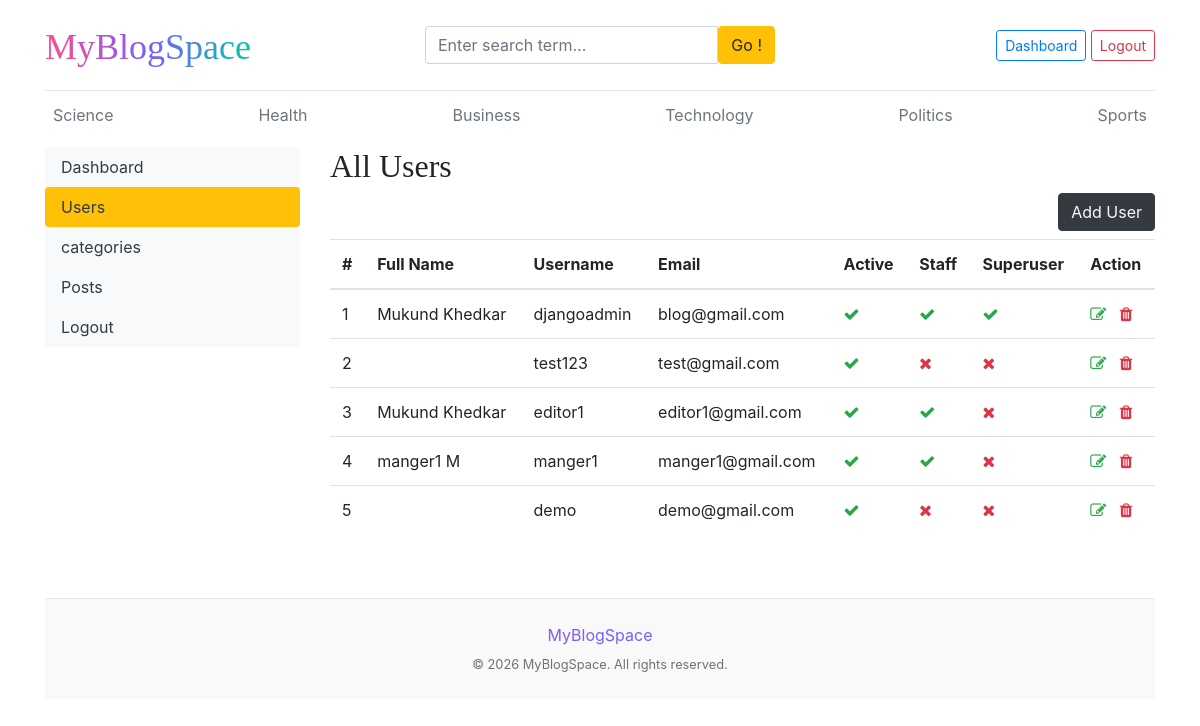
The page /dashboard/users/ (signed in) on the database its author committed.
### blogs/models.py (models this page shows, shortened)
class Category(models.Model):
    category_name = models.CharField(max_length=50, unique=True)
    created_at = models.DateTimeField(auto_now_add=True)
    updated_at = models.DateTimeField(auto_now=True)
    class Meta:
        verbose_name_plural = 'categories'

### dashboards/views.py (the view)
# urls.py: path('users/', views.users, name='users'),
@login_required(login_url='login')
def users(request):
    users = User.objects.all()
    context = {
        'users': users,
    }
    return render(request, 'dashboard/users.html', context)

### blogs/context_processors.py (called while the page is built)
def get_categories(request):
    categories = Category.objects.all()
    return dict(categories=categories)

def get_social_links(request):
    social_links = SocialLink.objects.all()
    return dict(social_links = social_links)

### templates/dashboard/users.html (shortened to what this page needs)
{% extends 'base.html' %}
{% block content %}
<div class="row">
    {% include 'dashboard/sidebar.html' %}
    <div class="col-md-9">
      {% if perms.auth.view_user %}
        <h2>All Users</h2>
        <a href="{% url 'add_user' %}" class="btn btn-dark text-light float-right mb-2">Add User</a>
        <table class="table table-hover">
            <thead>
              <tr>
                <th>#</th>
                <th>Full Name</th>
                <th>Username</th>
                <th>Email</th>
                <th>Active</th>
                <th>Staff</th>
                <th>Superuser</th>
                <th>Action</th>
              </tr>
            </thead>
            <tbody>
            {% for user in users %}
              <tr>
                <td>{{ forloop.counter }}</td>
                <td>{{ user.first_name }} {{ user.last_name }}</td>
                <td>{{ user.username }}</td>
                <td>{{ user.email }}</td>
                <td>{% if user.is_active %}<i class="fa fa-check text-success"></i>{% else %}<i class="fa fa-times text-danger"></i>{% endif %}</td>
                <td>{% if user.is_staff %}<i class="fa fa-check text-success"></i>{% else %}<i class="fa fa-times text-danger"></i>{% endif %}</td>
                <td>{% if user.is_superuser %}<i class="fa fa-check text-success"></i>{% else %}<i class="fa fa-times text-danger"></i>{% endif %}</td>
                <td>
                    <a href="{% url 'edit_user' user.id %}"><i class="fa fa-edit text-success"></i></a>
                    <a href="{% url 'delete_user' user.id %}"><i class="fa fa-trash text-danger"></i></a>
                </td>
              </tr>
            {% endfor %}
            </tbody>
          </table>
        {% endif %}
    </div>
</div>
{% endblock %}

### templates/base.html (shortened to what this page needs)
 {% load static %}
 <!DOCTYPE html>
<html lang="en">
<head>
    <link href="https://getbootstrap.com/docs/4.0/dist/css/bootstrap.min.css" rel="stylesheet">
    <link rel="stylesheet" href="https://cdnjs.cloudflare.com/ajax/libs/font-awesome/4.7.0/css/font-awesome.min.css">
    <link href="{% static 'css/blog.css' %}" rel="stylesheet">
  </head>
<body>
    <div class="container">
      <header class="blog-header py-3">
        <div class="row flex-nowrap justify-content-between align-items-center">
          <div class="col-4 pt-1">
            <a class="blog-header-logo text-decoration-none fw-bold fs-2" href="/"
              style="background: linear-gradient(90deg, #ff4d8d, #7b5cff, #00c9a7);
               -webkit-background-clip: text;
               -webkit-text-fill-color: transparent;">
              MyBlogSpace
            </a>
          </div>
          <div class="col-4">
            <form action="{% url 'search' %}" method="GET">
              <div class="input-group">
                <input class="form-control" type="text" name="keyword" placeholder="Enter search term..." aria-label="Enter search" >
                <button class="btn btn-warning" id="button-search" type="submit">Go !</button>
              </div>
            </form>
          </div>
          <div class="col-4 d-flex justify-content-end align-items-center">
            {% if not user.is_authenticated %}
            <a class="btn btn-sm btn-warning" href="{% url 'login' %}">Login</a> &nbsp;
            <a class="btn btn-sm btn-outline-secondary" href="{% url 'register' %}">Register</a>
            {% else %}
            <span><a href="{% url 'dashboard' %}" class="btn btn-sm btn-outline-primary">Dashboard</a></span>
            <span><a href="{% url 'logout' %}" class="btn btn-sm btn-outline-danger">Logout</a></span>
            {% endif %}
          </div>
        </div>
      </header>
      <div class="nav-scroller py-1 mb-2">
        <nav class="nav d-flex justify-content-between">
          {% for cat in categories %}
          <a class="p-2 text-muted" href="{% url 'posts_by_category' cat.id %}">{{cat.category_name}}</a>
          {% endfor %}
        </nav>
      </div>
{% block content %}
{% endblock %}
  <footer class="blog-footer text-center py-4 mt-5">
  <p class="text-decoration-none fw-bold fs-2 m-0"
     style="background: linear-gradient(90deg, #ff4d8d, #7b5cff, #00c9a7);
     -webkit-background-clip: text;
     -webkit-text-fill-color: transparent;">
     MyBlogSpace
  </p>
  <p class="text-white-50 small mt-2 mb-0">
    © <span id="year"></span> MyBlogSpace. All rights reserved.
  </p>
</footer>
</body>
</html>

### blog_main/static/css/blog.css (style rules this page uses)
.blog-header { border-bottom: 1px solid #e5e5e5; }
.blog-header-logo { font-family: "Playfair Display", Georgia, "Times New Roman", serif; font-size: 2.25rem; }
h1, h2, h3, h4, h5, h6 { font-family: "Playfair Display", Georgia, "Times New Roman", serif; }
.blog-footer { padding: 2.5rem 0; color: #727272; text-align: center; background-color: #f9f9f9; border-top: .05rem solid #e5e5e5; }
.blog-footer p:last-child { margin-bottom: 0; }

### rows shown on the page
Category: category_name "Science"
Category: category_name "Health"
Category: category_name "Business"
Category: category_name "Technology"
Category: category_name "Politics"
Category: category_name "Sports"

### other values the page prints
{{ user.first_name }} "Mukund"
{{ user.last_name }} "Khedkar"
{{ user.username }} "djangoadmin"
{{ user.email }} "blog@gmail.com"
{{ user.username }} "test123"
{{ user.email }} "test@gmail.com"
{{ user.username }} "editor1"
{{ user.email }} "editor1@gmail.com"
{{ user.first_name }} "manger1"
{{ user.last_name }} "M"
{{ user.username }} "manger1"
{{ user.email }} "manger1@gmail.com"
{{ user.username }} "demo"
{{ user.email }} "demo@gmail.com"
